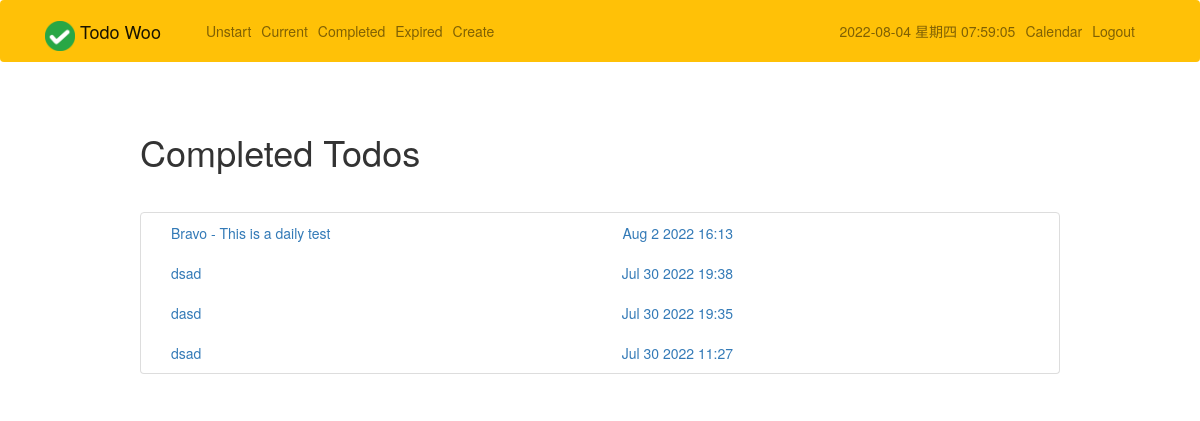
/completed/ (signed in), run on an earlier commit of the app's database.
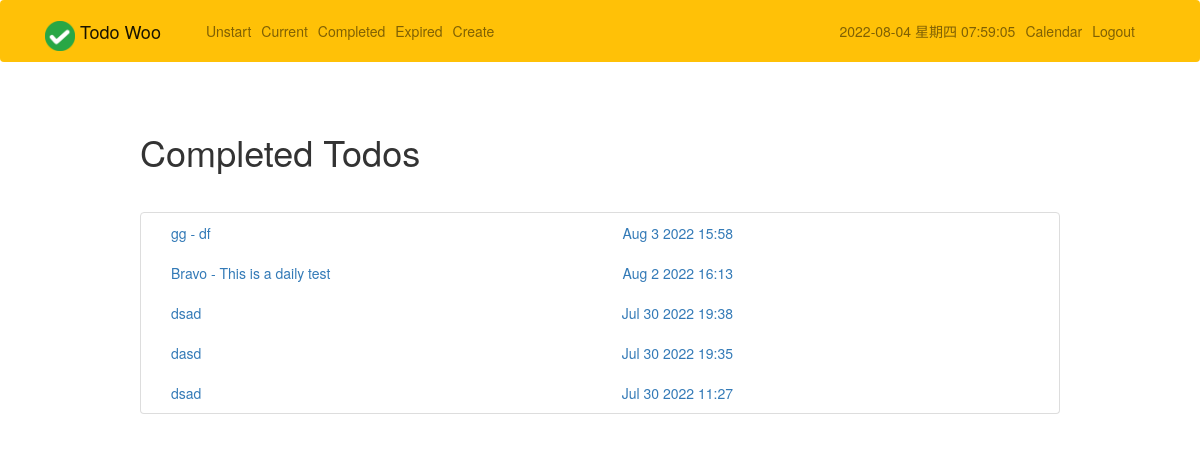
And on a later commit of the database.
### todo/models.py (models this page shows, shortened)
class Todo(models.Model):
    title = models.CharField(verbose_name="标题", max_length=100)
    memo = models.TextField(verbose_name="内容", blank=True)
    created = models.DateTimeField(auto_now_add=True)
    datecompleted = models.DateTimeField(null=True, blank=True)
    important = models.BooleanField(default=False)  # 不要用这个，没有用
    user = models.ForeignKey(User, on_delete=models.CASCADE)
    level = models.SmallIntegerField(verbose_name="任务重要性", choices=level_choices, default=0)
    expiration_date = models.DateTimeField(verbose_name="任务截止日期", null=True, blank=True)
    status = models.SmallIntegerField(verbose_name="任务状态", choices=status_choices, default=0)
    predict_hour = models.IntegerField(verbose_name="预计花费小时", default=0)
    predict_minute = models.IntegerField(verbose_name="预计花费分钟", default=0)
    isDaily = models.BooleanField(verbose_name="日常", default=False)
    fixedTime_start = models.TimeField(verbose_name="日常任务固定时间开始", null=True, blank=True)
    fixedTime_end = models.TimeField(verbose_name="日常任务固定时间结束", null=True, blank=True)
    tag = models.SmallIntegerField(verbose_name="标签", choices=tag_choices, default=0)
    overdue = models.BooleanField(default=False)

### todo/views.py (the view)
# urls.py: path('completed/', views.completedtodos, name='completedtodos'),
@login_required
def completedtodos(request):
    todos = Todo.objects.filter(user=request.user, datecompleted__isnull=False).order_by('-datecompleted')
    return render(request, 'todo/completedtodos.html', {'todos': todos})

### todo/templates/todo/completedtodos.html (shortened to what this page needs)
{% extends "todo/base.html" %}
{% load static %}
{% block css %}
    <link rel="stylesheet" href="{% static 'plugins/bootstrap_dist/css/bootstrap.css' %}">
{% endblock %}
{% block content %}
    <div class="row justify-content-center mt-5">
        <div class="col-md-10">
            <h1>Completed Todos</h1>
        </div>
    </div>
    <div class="row justify-content-center mt-5">
        <div class="col-md-10">
            <div class="list-group">
                {% for todo in todos %}
                    <div class="list-group-item list-group-item-action{% if todo.important %} list-group-item-danger{% endif %}">
                        <a href="{% url 'viewtodo' todo.id %}" class="col-lg-8">
                            {{ todo.title }}
                            {% if todo.memo %} - {{ todo.memo }}{% endif %}
                            <div style="float: right">
                                {{ todo.datecompleted|date:'M j Y H:i' }}
                            </div>
                        </a>
                    </div>
                {% endfor %}
            </div>
        </div>
    </div>
{% endblock %}

### todo/templates/todo/base.html (shortened to what this page needs)
{% load static %}
<html>
<head>
    <link rel="stylesheet" href="https://stackpath.bootstrapcdn.com/bootstrap/4.4.1/css/bootstrap.min.css"
>
    <link rel="stylesheet" href="{% static 'plugins/bootstrap_dist/css/bootstrap.css' %}">
    {% block css %}{% endblock %}
</head>
<body>
<nav class="navbar navbar-expand-md navbar-light bg-warning">
    <div class="container">
        <a class="navbar-brand" href="{% url 'home' %}">
            <img src="{% static 'todo/logo.png' %}" width="30" height="30" class="d-inline-block align-top">
            <span>Todo Woo</span>
        </a>
        <div class="collapse navbar-collapse" id="navbarNav">
            {% if user.is_authenticated %}
                <ul class="navbar-nav mr-auto">
                    <li class="nav-item {{ unstart }}">
                        <a class="nav-link" href="/unstart/">Unstart</a>
                    </li>
                    <li class="nav-item {{ current }}">
                        <a class="nav-link" href="{% url 'currenttodos' %}">Current</a>
                    </li>
                    <li class="nav-item {{ completed }}">
                        <a class="nav-link" href="{% url 'completedtodos' %}">Completed</a>
                    </li>
                    <li class="nav-item {{ expired }}">
                        <a class="nav-link" href="/expired/">Expired</a>
                    </li>
                    <li class="nav-item {{ create }}">
                        <a class="nav-link" href="{% url 'createtodo' %}">Create</a>
                    </li>
                </ul>
            {% endif %}
            <ul class="navbar-nav ml-auto" style="float: right">
                {% if user.is_authenticated %}
                    <li class="nav-item">
                        <a class="nav-link" id="timespan" href="#">Time</a>
                    </li>
                    <li class="nav-item">
                        <a class="nav-link" href="{% url 'tocalendar' %}">Calendar</a>
                    </li>
                    <li class="nav-item">
                        <a href="#" onclick="$('#signOutBtn').click()" class="nav-link">Logout</a>
                    </li>
                {% endif %}
            </ul>
        </div>
    </div>
</nav>
<div class="container">
    {% block content %}{% endblock %}
</div>
</body>
</html>

What changed in the data, as far as the page shows it:
added Todo: title "gg", memo "df", datecompleted "Aug 3 2022 15:58"
